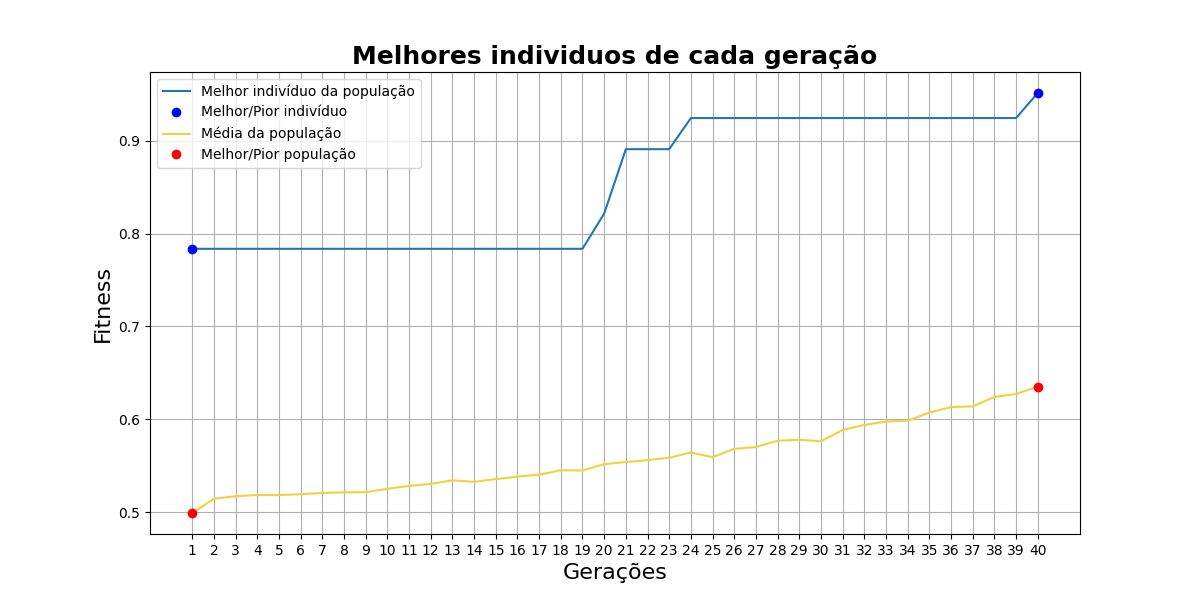

Reproduce this figure in Python.
# Inicio do algoritmo genético

# ideia de implementação
# O GA2.5 implementa uma nova técnica de reprodução:
# -> Regime permanente sem duplicatas 
# -> (substituem N piores filhos e não mais todos)
# Com essas mudanças, a taxa_mut e taxa_cro são alteradas

### bibliotecas ###
import numpy as np
import math
import matplotlib.pyplot as plt


# Variáveis globais estáticas
cromossomos = 44            # tamanho dos cromossomos de cada indivíduo
populacao = 100             # Total de indívidios de uma geração
geracoes = 40               # Total de gerações
taxa_mut = 0.04             # Taxa que uma mutação acontece em algum gene (bit)
taxa_cro = 0.80             # Taxa que o crossover acontece na reprodução
constante_normalizacao = 0.0000476837278899989
# constante_normalizacao = (200 / (math.pow(2,22) - 1))
n_ultimos = 10               # N indivíduos que serão substituidos em cada geração


### Funções ###
# Recebo um valor (min=0, max=roleta), e retorno qual o pai (e seu id) referente à essa número
def escolheFilho(pai, populacao, fitness, geracao_atual):
  aux_roleta = 0.0
  for index in range(populacao):
    aux_roleta += float(fitness[index])
    if(pai <= aux_roleta):
      pai = geracao_atual[index]
      break
  return pai, index

# Verifica para cada bit, se vai ou não aconecer uma mutação
def mutacaoGene(pai, qualPai, taxa_mut, cromossomos):
  aux_pai = []
  for index in range(cromossomos):
    mutacao = np.random.randint(100)
    if(mutacao < (taxa_mut*100)):
      if str(pai[index]) == '0': aux_pai.append(np.int32(1))
      else: aux_pai.append(np.int32(1))
      arquivoTxt.write('Aconteceu mutação em pai(' + repr(qualPai) + ') : '+ repr(index+1) + '\n')
    else:
      aux_pai.append(pai[index])

  return np.int32(aux_pai)

# Recebe os fitness da gerações e retorna o pior e o melhor elemento
def encontrarMelhorEPior(geracoes, melhor_filho):
  melhor_geracao, pior_geracao = melhor_filho[0], melhor_filho[0]
  melhor, pior = 0, 0

  for index in range(geracoes):
    if melhor_geracao < melhor_filho[index]: 
      melhor_geracao = melhor_filho[index]
      melhor = index
    if pior_geracao > melhor_filho[index]:
      pior_geracao = melhor_filho[index]
      pior = index

  return melhor, pior

# Recebe uma geração e retorna o fitness de cada individuo
def funcaoAptidao(populacao, cromossomos, geracao_atual):
  roleta = 0
  fitness = []
  filho = 0

  for filho in range(populacao):
    x, y = 0.0, 0.0
    aux_x, aux_y = '', ''
    aux_idx = 0
    for i in (geracao_atual[filho]):
      if(aux_idx < int(cromossomos/2)): aux_x += str(i)
      else: aux_y += str(i)
      aux_idx += 1

    x = (int(aux_x, 2) * constante_normalizacao) - 100.0
    y = (int(aux_y, 2) * constante_normalizacao) - 100.0

    eq_aux, eq_aux2 = 0.0, 0.0
    eq_aux = math.pow((math.pow(x,2) + math.pow(y,2)), 0.5)
    eq_aux = math.pow(math.sin(eq_aux),2) - 0.5
    eq_aux2 = math.pow(1.0 + (0.001 * (math.pow(x,2) + math.pow(y,2))),2)
    fitness.append((0.5 - (eq_aux/eq_aux2)))
    roleta += (0.5 - (eq_aux/eq_aux2))
  
  return fitness, roleta

# Recebe uma opulação e ordena de acordo com o novo fitness ordenado
def ordenarPopulacao(geracao_atual, fitness_aux, fitness):
  aux_geracao_atual = []
  for index_externo in range(len(fitness)):
    ja_foi = 0
    for index_interno in range(len(fitness)):
      if(fitness_aux[index_externo] == fitness[index_interno] and ja_foi == 0):
        aux_geracao_atual.append(geracao_atual[index_interno])
        ja_foi = 1      # Garantir que não repito valor indesejado no aux_geracao_atual
  
  return aux_geracao_atual, fitness_aux


### def main(args): ###
print("Algoritmo genético 2-5")
arquivoTxt = open('resposta.txt', 'w', encoding='utf-8')
arquivoTxt.write('Algoritmo genético 2-5 \n')
arquivoTxt.write('Inicio do algoritmo \n\n')

## Passo 1: Gerando primeira geração
geracao_atual = []
nova_geracao = []
melhor_filho = []
media = []

for filho in range(populacao):
  geracao_atual.append(np.random.randint(2, size=cromossomos))

arquivoTxt.write('População inicial:\n')
index = 0
for x in geracao_atual:
  # repr() transforma variável em string
  index += 1
  arquivoTxt.write('filho '+ repr(index) + ': ' + repr(x) + '\n')
arquivoTxt.write('\n')

# Montando as gerações
for i1 in range(geracoes):
  nova_geracao = []
  arquivoTxt.write('\n\n\n#################### ' + repr(i1+1) + 'º Geração ####################\n')

  ## Passo 2: Verifico a aptidão de cada indivíduo
  fitness, roleta = funcaoAptidao(populacao, cromossomos, geracao_atual)

  # E com isso, ordenar a geração atual e seu fitness
  fitness_aux = sorted(fitness, reverse=True)
  geracao_atual, fitness = ordenarPopulacao(geracao_atual, fitness_aux, fitness)

  # Aplicando normalização de 100 a 1, de 1 em 1
  roleta_nor = 0
  fitness_nor = [(100-x) for x in range(populacao)]               # Fitness normalizado
  for x in range(len(fitness_nor)): roleta_nor += fitness_nor[x]  # Roleta normalizada

  # Imprimindo alguns resultados no arquivoTxt
  media.append(roleta / populacao)
  arquivoTxt.write('Fitness de cada filho: ' + repr(fitness) + '\n')
  melhor_filho.append(fitness[0])
  arquivoTxt.write('Média da população:' + str(media[i1]) + '\n')
  arquivoTxt.write('Melhor filho da população:' + str(melhor_filho[i1]) + '\n\n\n')

  # Reprodução dos indivíduos ()
  arquivoTxt.write('Roleta: ' + repr(roleta_nor) + '\n')
  arquivoTxt.write('Inicio da reprodução: \n')
  # Percorrendo uma geração n_ultimos/2 vezes
  for i2 in range(int(n_ultimos/2)):
    arquivoTxt.write('\n' + repr(i2+1) + 'º pais a serem escolhidos: \n')
    duplicata = 1
    ## Passo 3: Gerando filho a partir dos pais
    while duplicata:
      duplicata = 0
      pai_x, pai_x_id = escolheFilho(np.random.randint(roleta_nor), populacao, fitness_nor, geracao_atual)
      pai_y, pai_y_id = escolheFilho(np.random.randint(roleta_nor), populacao, fitness_nor, geracao_atual)

      arquivoTxt.write('PaiX ('+ repr(pai_x_id+1) +') escolhido: ' + repr(pai_x) + '\n')
      arquivoTxt.write('PaiY ('+ repr(pai_y_id+1) +') escolhido: ' + repr(pai_y) + '\n')

      ## Passo 4: Aplicando o crossover
      crossover = np.random.randint(10)
      if(crossover < (taxa_cro*10)):
        qtd_cro = np.random.randint(low=1, high=cromossomos)      # O local que vai acontecer o crossover
        
        pai_x = np.concatenate((pai_x[:qtd_cro], pai_y[qtd_cro:]), axis=None)
        pai_y = np.concatenate((pai_x[qtd_cro:], pai_y[:qtd_cro]), axis=None)

        arquivoTxt.write('Houve crossover (no cormossomo ' + str(qtd_cro) + ')\n')
      else:
        arquivoTxt.write('Não houve crossover\n')

      ## Passo 5: Aplicando a mutação
      pai_x = mutacaoGene(pai_x, 'X', taxa_mut, cromossomos)
      pai_y = mutacaoGene(pai_y, 'Y', taxa_mut, cromossomos)

      # Evitando duplicatas
      for x in geracao_atual:
        if(pai_x == x).all(): duplicata = 1
        if(pai_y == x).all(): duplicata = 1

    arquivoTxt.write('\n')
    arquivoTxt.write('Filho 1 final: '+ repr(pai_x) + '\n')
    arquivoTxt.write('Filho 2 final: '+ repr(pai_y) + '\n')

    # Salvando filho na nova geração
    nova_geracao.append(pai_x)
    nova_geracao.append(pai_y)
  
  # Substituindo os n piores indivíduos
  index = 0
  for x in range(n_ultimos): geracao_atual.pop()
  for x in range(n_ultimos): 
    geracao_atual.append(nova_geracao[index])
    index += 1

# Imprimindo resultados finais no arquivoTxt
arquivoTxt.write('\n\n\nMelhores individuos de cada geração:' + str(melhor_filho) + '\n')
arquivoTxt.write('Média dos individuos de cada geração:' + str(media) + '\n\n')
# Verificando qual é o melhor filho da última geração
escolhido = escolheFilho(fitness[0], populacao, fitness, geracao_atual)
arquivoTxt.write('Individuo mais qualificado (última geração): '+ repr(escolhido) + '\n')

# Verificando qual é o melhor e o pior fitness de todas as gerações
melhor, pior = 0, 0
melhor, pior = encontrarMelhorEPior(geracoes, melhor_filho)

# Verificando qual a melhor e a pior média de todas as gerações
melhor_media, pior_media = 0, 0
melhor_media, pior_media = encontrarMelhorEPior(geracoes, media)

arquivoTxt.write('Melhor geração: '+ repr(melhor + 1) + '\n')
arquivoTxt.write('Pior geração: '+ repr(pior + 1) + '\n')
arquivoTxt.write('Melhor média: '+ repr(melhor_media + 1) + '\n')
arquivoTxt.write('Pior média: '+ repr(pior_media + 1) + '\n')
arquivoTxt.close


# Mostrando resultado em grafico
qtdGeracoes = []
for index in range(geracoes):
  qtdGeracoes.append(str(index+1))

plt.figure(figsize=(12,6))
# - 1º Melhor indivíduo de cada geração
# Plotar todas as gerações, seu melhor e pior indivídio
plt.plot(qtdGeracoes, melhor_filho, label='Melhor indivíduo da população')         
plt.plot(qtdGeracoes[melhor], melhor_filho[melhor], 'bo', label='Melhor/Pior indivíduo')
plt.plot(qtdGeracoes[pior], melhor_filho[pior], 'bo')

# - 2º Média de todos os indivíduos de cada geração
# Plotar média de todas as gerações, melhor e pior geração
plt.plot(qtdGeracoes, media, color='#f4d03f', label='Média da população')                 
plt.plot(qtdGeracoes[melhor_media], media[melhor_media], 'ro', label='Melhor/Pior população')
plt.plot(qtdGeracoes[pior_media], media[pior_media], 'ro')

plt.ylabel("Fitness", size = 16)
plt.xlabel("Gerações", size = 16)
plt.title("Melhores individuos de cada geração", fontdict={'weight': 'bold','size': 18})
plt.legend()
plt.grid(True)
plt.savefig('ga_2_5.png')
